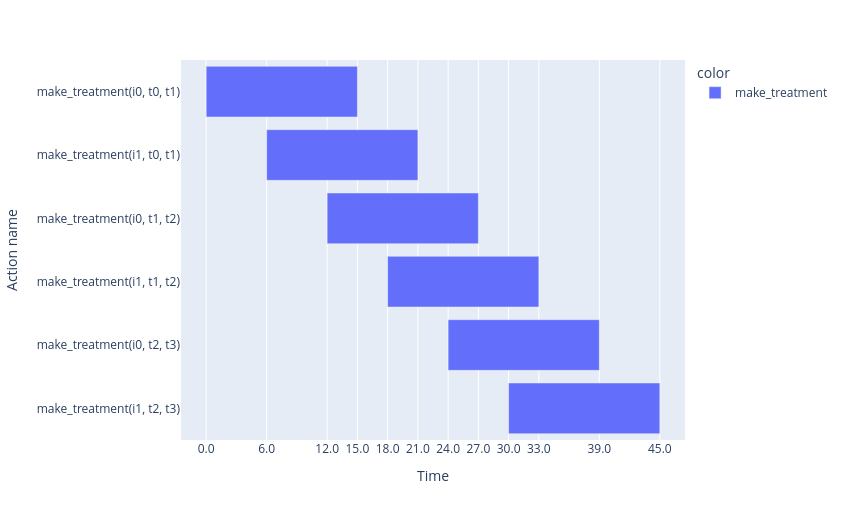

Notebook cell for this chart:
### Code cell
with OneshotPlanner(name="tempest", params={"solver_name": "z3"}) as p:
    painter_result = p.solve(painter_prob)

print(f"Status: {painter_result.status.name}\n")
for start, action, duration in painter_result.plan.timed_actions:
    print(f"  t={float(start):6.2f}  {action}  [dur={duration}]")

# The timeline shows the station handover: each treatment starts as soon as the
# previous action frees the station at +4, well before that action has ended.
plot_time_triggered_plan(painter_result.plan)

### Figure 1 — Plotly figure (JSON) as saved in the notebook; plotly's stock layout.template omitted (floating-point values rounded to 4 significant figures)
{"data": [{"base": ["1970-01-01T01:00:30.000000", "1970-01-01T01:00:24.000000", "1970-01-01T01:00:18.000000", "1970-01-01T01:00:12.000000", "1970-01-01T01:00:06.000000", "1970-01-01T01:00:00.000000"], "hovertemplate": "color=make_treatment<br>start=%{base}<br>end=%{x}<br>Action name=%{y}<extra></extra>", "legendgroup": "make_treatment", "marker": {"color": "#636efa", "pattern": {"shape": ""}}, "name": "make_treatment", "orientation": "h", "showlegend": true, "textposition": "auto", "type": "bar", "x": [15000, 15000, 15000, 15000, 15000, 15000], "xaxis": "x", "y": ["make_treatment(i1, t2, t3)_0", "make_treatment(i0, t2, t3)_1", "make_treatment(i1, t1, t2)_2", "make_treatment(i0, t1, t2)_3", "make_treatment(i1, t0, t1)_4", "make_treatment(i0, t0, t1)_5"], "yaxis": "y"}], "layout": {"barmode": "overlay", "height": 520.0, "legend": {"title": {"text": "color"}, "tracegroupgap": 0}, "margin": {"t": 60}, "width": 845.0, "xaxis": {"anchor": "y", "domain": [0.0, 1.0], "tickmode": "array", "ticktext": ["39.0", "45.0", "30.0", "0.0", "6.0", "27.0", "33.0", "12.0", "18.0", "24.0", "15.0", "21.0"], "tickvals": ["1970-01-01T01:00:39", "1970-01-01T01:00:45", "1970-01-01T01:00:30", "1970-01-01T01:00:00", "1970-01-01T01:00:06", "1970-01-01T01:00:27", "1970-01-01T01:00:33", "1970-01-01T01:00:12", "1970-01-01T01:00:18", "1970-01-01T01:00:24", "1970-01-01T01:00:15", "1970-01-01T01:00:21"], "title": {"text": "Time"}, "type": "date"}, "yaxis": {"anchor": "x", "domain": [0.0, 1.0], "tickmode": "array", "ticktext": ["make_treatment(i1, t2, t3)", "make_treatment(i0, t2, t3)", "make_treatment(i1, t1, t2)", "make_treatment(i0, t1, t2)", "make_treatment(i1, t0, t1)", "make_treatment(i0, t0, t1)"], "tickvals": ["make_treatment(i1, t2, t3)_0", "make_treatment(i0, t2, t3)_1", "make_treatment(i1, t1, t2)_2", "make_treatment(i0, t1, t2)_3", "make_treatment(i1, t0, t1)_4", "make_treatment(i0, t0, t1)_5"], "title": {"text": "Action name"}}}}
